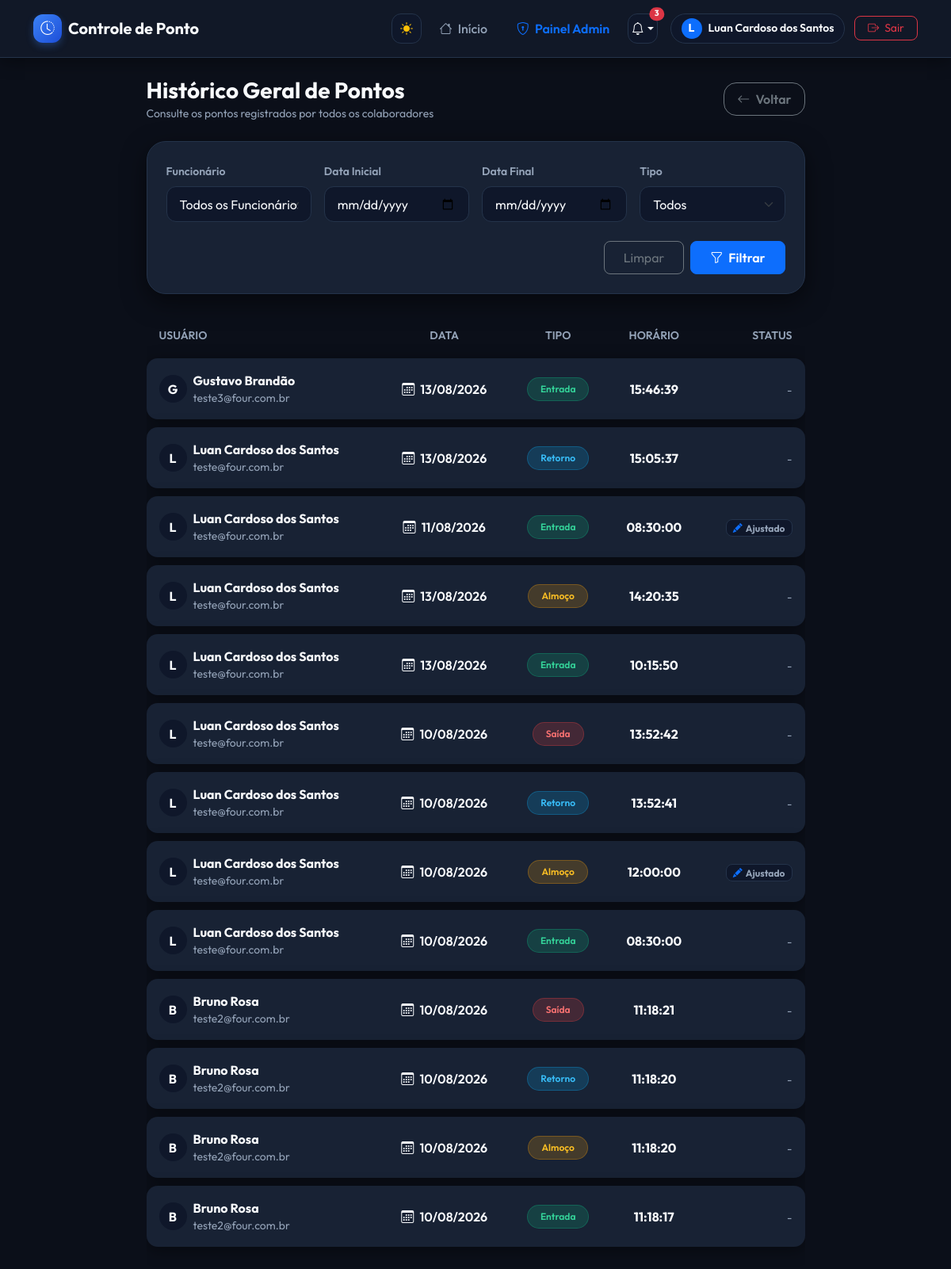
The app's page /admin/historico (signed in), older data.
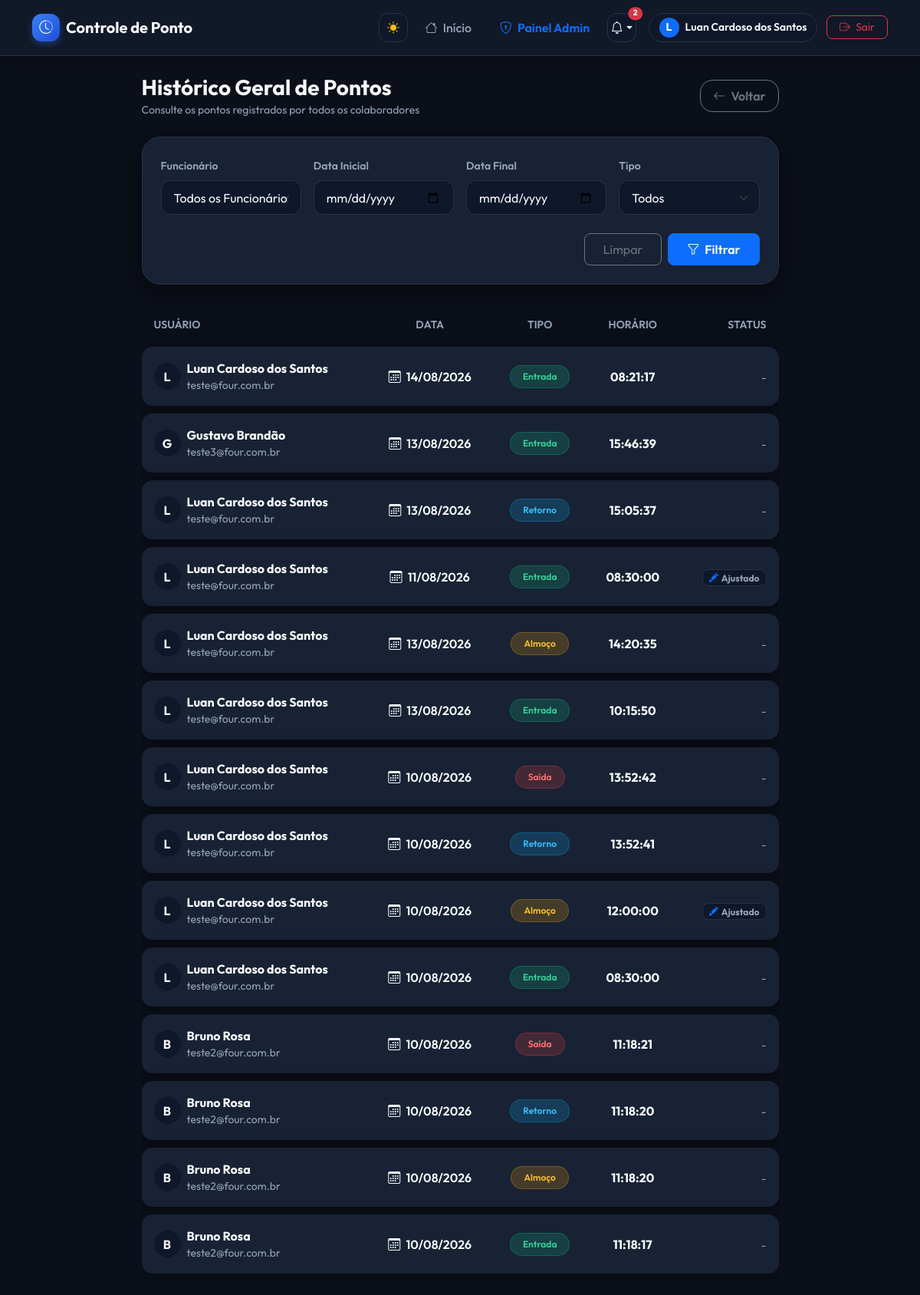
The same page, newer data.
### app.py (models this page shows)
class Usuario(UserMixin, db.Model):
    id = db.Column(db.Integer, primary_key=True)
    nome = db.Column(db.String(100), nullable=False)
    email = db.Column(db.String(100), unique=True, nullable=False)
    senha_hash = db.Column(db.String(200), nullable=False)
    is_admin = db.Column(db.Boolean, default=False)
    pontos = db.relationship("RegistroPonto", backref="usuario", lazy=True)
    solicitacoes = db.relationship("SolicitacaoCorrecao", backref="usuario", lazy=True)

class RegistroPonto(db.Model):
    id = db.Column(db.Integer, primary_key=True)
    data = db.Column(db.String(10), nullable=False)  # DD/MM/YYYY
    tipo = db.Column(db.String(20), nullable=False)
    hora = db.Column(db.String(8), nullable=False)   # HH:MM:SS
    usuario_id = db.Column(db.Integer, db.ForeignKey("usuario.id"), nullable=False)
    foi_ajustado = db.Column(db.Boolean, default=False)

### app.py (the view, shortened to what this page needs)
@app.route("/admin/historico")
@login_required
@admin_required
def admin_historico():
    usuario_id = request.args.get("usuario_id", type=int)
    busca_nome = request.args.get("busca_nome", "").strip()
    data_inicio = request.args.get("data_inicio", "").strip()
    data_fim = request.args.get("data_fim", "").strip()
    tipo_ponto = request.args.get("tipo_ponto", "").strip()
    query = RegistroPonto.query.join(Usuario)
    if usuario_id:
        query = query.filter(RegistroPonto.usuario_id == usuario_id)
    if busca_nome:
        query = query.filter((Usuario.nome.ilike(f"%{busca_nome}%")) | (Usuario.email.ilike(f"%{busca_nome}%")))
    if tipo_ponto:
        query = query.filter(RegistroPonto.tipo == tipo_ponto)
    registros = query.order_by(RegistroPonto.id.desc()).all()
    usuarios = Usuario.query.order_by(Usuario.nome.asc()).all()
    return render_template(
        "admin_historico.html",
        registros=registros,
        usuarios=usuarios,
        usuario_id_selecionado=usuario_id,
        busca_nome=busca_nome,
        data_inicio=data_inicio,
        data_fim=data_fim,
        tipo_ponto=tipo_ponto,
    )

### templates/admin_historico.html (shortened to what this page needs)
{% extends 'base.html' %}
{% block content %}
<div class="row justify-content-center fade-in-up">
    <div class="col-lg-10 col-xl-9">
        <div class="d-flex justify-content-between align-items-center mb-4">
            <div>
                <h3 class="fw-bold m-0" style="color: var(--text-main);">Histórico Geral de Pontos</h3>
                <span class="small" style="color: var(--text-muted);">Consulte os pontos registrados por todos os colaboradores</span>
            </div>
            <a href="{{ url_for('index') }}" class="btn btn-outline-secondary rounded-4 px-3 py-2 fw-semibold">
                <i class="bi bi-arrow-left me-1"></i> Voltar
            </a>
        </div>
        <div class="pastel-card p-4 mb-4">
            <form method="GET" action="{{ url_for('admin_historico') }}">
                <div class="row g-3">
                    <div class="col-md-6 col-lg-3">
                        <label for="usuario_id" class="form-label small fw-semibold" style="color: var(--text-muted);">Funcionário</label>
                        <select class="form-select" id="usuario_id" name="usuario_id">
                            <option value="">Todos os Funcionários</option>
                        </select>
                    </div>
                    <div class="col-md-6 col-lg-3">
                        <label for="data_inicio" class="form-label small fw-semibold" style="color: var(--text-muted);">Data Inicial</label>
                        <input type="date" class="form-control" id="data_inicio" name="data_inicio" value="{{ request.args.get('data_inicio', '') }}">
                    </div>
                    <div class="col-md-6 col-lg-3">
                        <label for="data_fim" class="form-label small fw-semibold" style="color: var(--text-muted);">Data Final</label>
                        <input type="date" class="form-control" id="data_fim" name="data_fim" value="{{ request.args.get('data_fim', '') }}">
                    </div>
                    <div class="col-md-6 col-lg-3">
                        <label for="tipo" class="form-label small fw-semibold" style="color: var(--text-muted);">Tipo</label>
                        <select class="form-select" id="tipo" name="tipo">
                            <option value="">Todos</option>
                        </select>
                    </div>
                </div>
                <div class="d-flex justify-content-end gap-2 mt-4">
                    <a href="{{ url_for('admin_historico') }}" class="btn btn-outline-secondary rounded-3 px-4 py-2">Limpar</a>
                    <button type="submit" class="btn btn-primary rounded-3 px-4 py-2 fw-semibold">
                        <i class="bi bi-funnel me-1"></i> Filtrar
                    </button>
                </div>
            </form>
        </div>
        <div class="table-responsive">
            <table class="table table-custom align-middle">
                <thead>
                    <tr class="small text-uppercase" style="color: var(--text-muted);">
                        <th class="ps-3">Usuário</th>
                        <th class="text-center">Data</th>
                        <th class="text-center">Tipo</th>
                        <th class="text-center">Horário</th>
                        <th class="text-end pe-3">Status</th>
                    </tr>
                </thead>
                <tbody>
                    {% for reg in registros %}
                    <tr>
                        <td class="ps-3">
                            <div class="d-flex align-items-center gap-2">
                                <div class="rounded-circle d-flex align-items-center justify-content-center fw-bold"
                                     style="width: 35px; height: 35px; flex-shrink: 0; background-color: var(--bg-input); color: var(--text-main);">
                                    {{ (reg.usuario.nome if reg.usuario is defined else (reg.nome if reg.nome is defined else 'U'))[0] | upper }}
                                </div>
                                <div>
                                    <div class="fw-bold" style="color: var(--text-main);">{{ reg.usuario.nome if reg.usuario is defined else (reg.nome if reg.nome is defined else 'Usuário') }}</div>
                                    <div class="small" style="color: var(--text-muted);">{{ reg.usuario.email if reg.usuario is defined else (reg.email if reg.email is defined else '') }}</div>
                                </div>
                            </div>
                        </td>
                        <td class="text-center fw-semibold" style="white-space: nowrap; color: var(--text-muted);">
                            <i class="bi bi-calendar3 me-1"></i>
                            {% if reg.data is defined %}{{ reg.data }}{% elif reg.data_hora is defined %}{{ reg.data_hora.strftime('%d/%m/%Y') }}{% endif %}
                        </td>
                        <td class="text-center">
                            {% set t = reg.tipo if reg.tipo is defined else reg['tipo'] %}
                            {% if t == 'Entrada' %}
                                <span class="badge badge-entrada px-3 py-2 rounded-pill fw-semibold">Entrada</span>
                            {% elif t == 'Almoço' %}
                                <span class="badge badge-almoco px-3 py-2 rounded-pill fw-semibold">Almoço</span>
                            {% elif t == 'Retorno' %}
                                <span class="badge badge-retorno px-3 py-2 rounded-pill fw-semibold">Retorno</span>
                            {% elif t == 'Saída' %}
                                <span class="badge badge-saida px-3 py-2 rounded-pill fw-semibold">Saída</span>
                            {% else %}
                                <span class="badge bg-secondary px-3 py-2 rounded-pill">{{ t }}</span>
                            {% endif %}
                        </td>
                        <td class="fw-bold text-center" style="white-space: nowrap; color: var(--text-main);">
                            {% if reg.hora is defined %}{{ reg.hora }}{% elif reg.data_hora is defined %}{{ reg.data_hora.strftime('%H:%M:%S') }}{% endif %}
                        </td>
                        <td class="text-end pe-3">
                            {% set e_ajustado = reg.foi_ajustado or reg.ajustado or reg.is_adjusted or reg.editado or (reg['foi_ajustado'] is defined and reg['foi_ajustado']) or (reg['ajustado'] is defined and reg['ajustado']) or (reg['status'] is defined and reg['status'] == 'Ajustado') %}
                            {% if e_ajustado %}
                                <span class="badge badge-ajustado px-2 py-1 rounded-3 small" data-bs-toggle="tooltip" title="Ponto editado/ajustado">
                                    <i class="bi bi-pencil-fill me-1 text-primary"></i>Ajustado
                                </span>
                            {% else %}
                                <span class="small" style="color: var(--text-muted);">-</span>
                            {% endif %}
                        </td>
                    </tr>
                    {% endfor %}
                </tbody>
            </table>
        </div>
    </div>
</div>
{% endblock %}

### templates/base.html (shortened to what this page needs)
<!DOCTYPE html>
<html lang="pt-br" data-theme="dark">
<head>
    <link href="https://cdn.jsdelivr.net/npm/bootstrap@5.3.0/dist/css/bootstrap.min.css" rel="stylesheet">
    <link href="https://cdn.jsdelivr.net/npm/bootstrap-icons@1.10.5/font/bootstrap-icons.css" rel="stylesheet">
</head>
<body>
    <nav class="navbar navbar-expand-lg navbar-pastel mb-4">
        <div class="container justify-content-between">
            <a class="navbar-brand d-flex align-items-center gap-2 m-0" href="{{ url_for('index') if current_user.is_authenticated else url_for('login') }}">
                <div class="brand-logo">
                    <i class="bi bi-clock-history"></i>
                </div>
                <span class="fw-bold fs-5 text-dark">Controle de Ponto</span>
            </a>
            <div class="d-flex align-items-center gap-2">
                <button class="btn-theme-toggle" id="themeToggleBtn" title="Alternar tema">
                    <i class="bi bi-sun-fill text-warning" id="themeIcon"></i>
                </button>
                {% if current_user.is_authenticated %}
                    <div class="collapse navbar-collapse" id="navbarContent">
                        <ul class="navbar-nav ms-auto align-items-center gap-2 mt-3 mt-lg-0">
                            <li class="nav-item">
                                <a href="{{ url_for('index') }}" class="nav-link-custom">
                                    <i class="bi bi-house me-1"></i> Início
                                </a>
                            </li>
                            {% if current_user.is_admin %}
                                <li class="nav-item">
                                    <a href="{{ url_for('admin_panel') }}" class="nav-link-custom text-primary fw-semibold">
                                        <i class="bi bi-shield-lock me-1"></i> Painel Admin
                                    </a>
                                </li>
                            {% endif %}
                            <li class="nav-item dropdown">
                                <a href="#" class="btn-notification dropdown-toggle hide-arrow" id="notifDropdown" role="button" data-bs-toggle="dropdown" aria-expanded="false" title="Notificações">
                                    <i class="bi bi-bell"></i>
                                    {% if total_notificacoes > 0 %}
                                        <span class="position-absolute top-0 start-100 translate-middle badge rounded-pill bg-danger" style="font-size: 0.65rem;">
                                            {{ total_notificacoes }}
                                        </span>
                                    {% endif %}
                                </a>
                            </li>
                            <li class="nav-item ms-lg-2">
                                <div class="user-pill d-flex align-items-center gap-2">
                                    <div class="bg-primary text-white rounded-circle d-flex align-items-center justify-content-center fw-bold small" style="width: 26px; height: 26px;">
                                        {{ current_user.nome[0] | upper if current_user.nome else 'U' }}
                                    </div>
                                    <span class="small fw-semibold text-dark">{{ current_user.nome }}</span>
                                </div>
                            </li>
                            <li class="nav-item">
                                <a href="{{ url_for('logout') }}" class="btn btn-outline-danger btn-sm rounded-3 px-3 py-1 ms-lg-1">
                                    <i class="bi bi-box-arrow-right me-1"></i> Sair
                                </a>
                            </li>
                        </ul>
                    </div>
                {% endif %}
            </div>
        </div>
    </nav>
    <main class="container mb-5">
        {% block content %}{% endblock %}
    </main>
</body>
</html>

Row changes from the older to the newer data that the page shows:
added RegistroPonto: Usuario.nome "L", usuario "Luan Cardoso dos Santos", usuario "teste@four.com.br", data "14/08/2026", tipo "Entrada", hora "08:21:17"
Text that changed along with them:
{{ total_notificacoes }}: "3" → "2"
